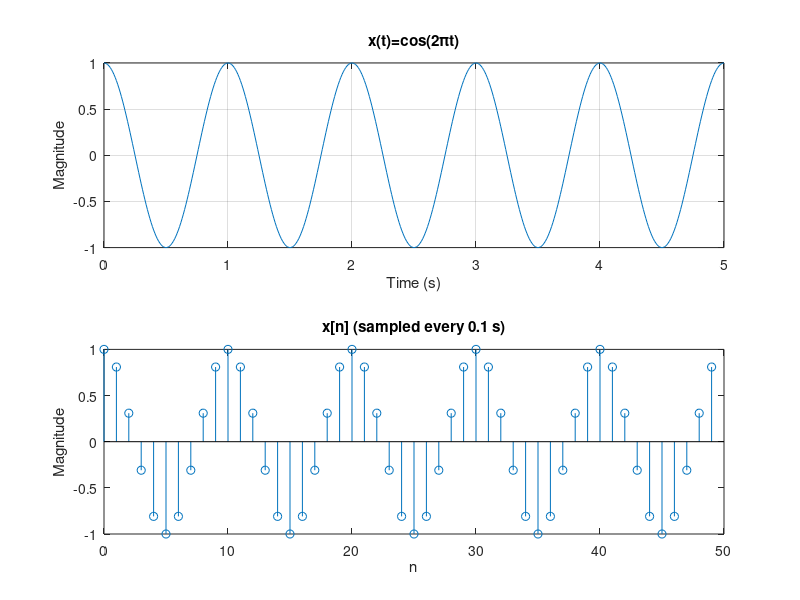
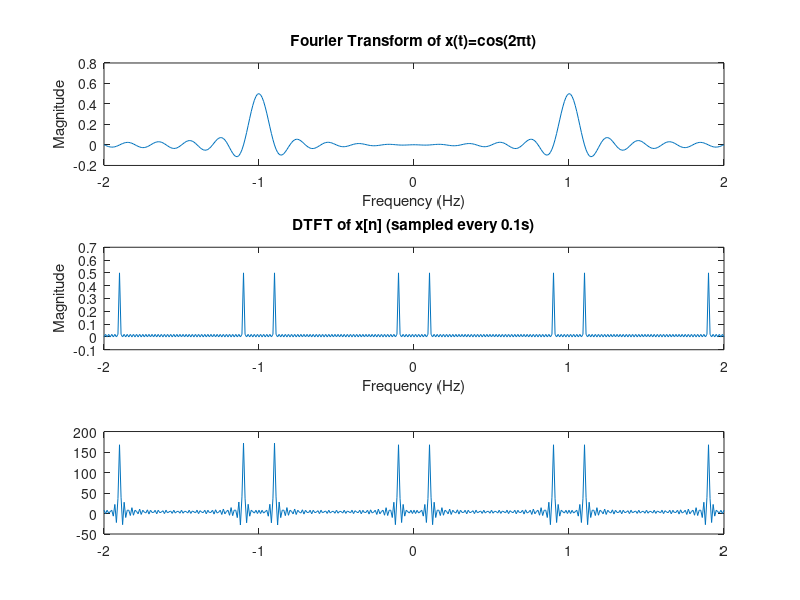

MATLAB code for these plots, in order:
clear all; close all; clc;

W = 5;
Fs = 100; % large frequency to replicate continuous data
t = 0:1/Fs:W;
N = length(t);
x = cos(2*pi*t);

% Sampled x
fs = 10; % sampling frequency
Ts = 1/fs;
num = W*fs; % # of (discrete) samples to get
n = 0:num-1;
xs = cos(2*pi*n*Ts);

% Fourier transform
N = length(t);
f = -2:1/Fs:2;
X = zeros(1, length(f));
for i = 1:length(f)
    X(i) = sum(x.*exp(-j*2*pi*f(i).*t))/N;
end

% Discrete Time Fourier Transform
Xs = zeros(1,length(f));
for i = 1:length(f)
    Xs(i) = sum(xs.*exp(-j*2*pi*f(i).*n))/num;
end

% DTFT as sum of FT
Xs2 = zeros(1,length(f));
for i = 1:length(f)
    Xc = 0;
    for k = floor(-length(f)/2:1:length(f)/2-1)
        Xc = Xc + sum(x(1:length(f)).*exp(-j*2*pi.*( f(i)/Ts-k/Ts ).*t(1:length(f))))/N;
    end
    Xs2(i) = Xc/Ts;
end

figure(1);
subplot(2,1,1);
plot(t,x);
grid on;
title('x(t)=cos(2\pit)');
xlabel('Time (s)');
ylabel('Magnitude');

subplot(2,1,2);
stem(n,xs);
title('x[n] (sampled every 0.1 s)');
ylabel('Magnitude');
xlabel('n');

figure(2);
subplot(3,1,1);
plot(f,X);
title('Fourier Transform of x(t)=cos(2\pit)');
xlabel('Frequency (Hz)');
ylabel('Magnitude');

subplot(3,1,2);
plot(f,Xs);
title('DTFT of x[n] (sampled every 0.1s)');
xlabel('Frequency (Hz)');
ylabel('Magnitude');

subplot(3,1,3);
plot(f,Xs2);
